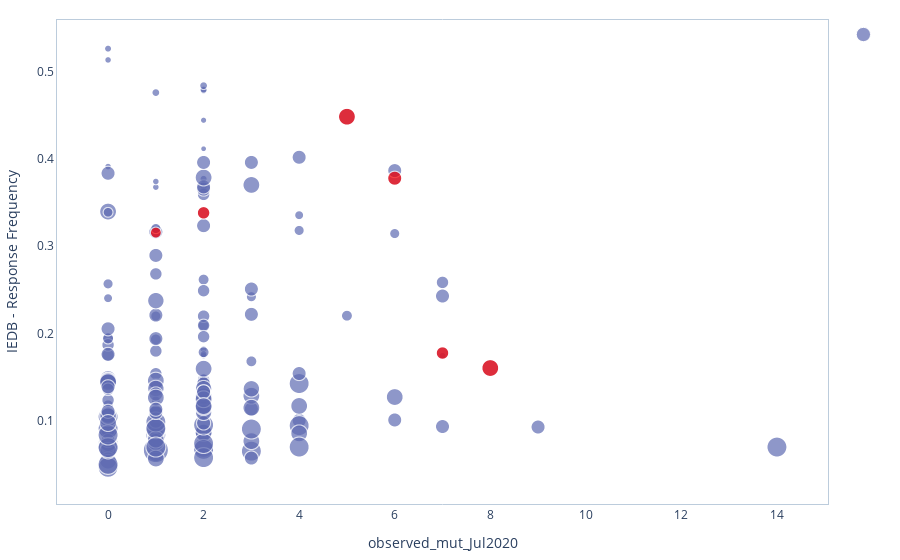
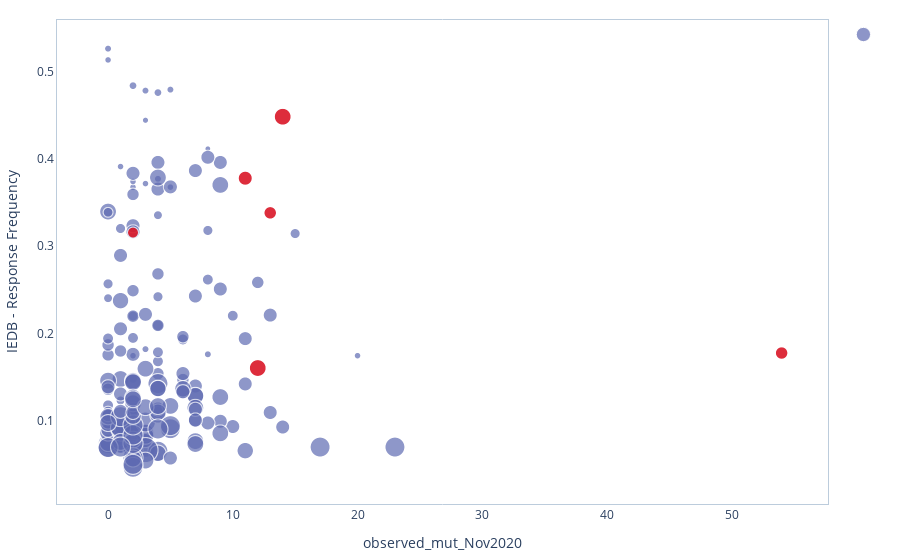
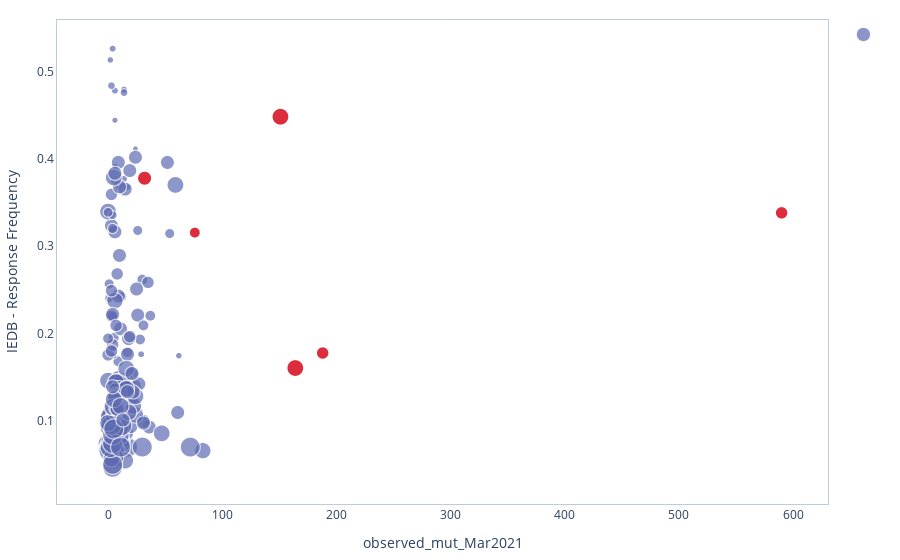

The code cell stored with these charts, in order, in its notebook:
### Markdown cell above
### GISAID and IEDB 
Same analysis, but using GISAD observed mutations instead of the DCA mutability score

### Code cell
# observed vs. epitope
prot = "Spike"
dom = "bCoV_S1_RBD"
df = read_dca_iedb_data(path_data = "./data/data_dca_iedb_RDB_domain.csv", protein = prot, domain = dom)

#positions mutated in VOCs or VOIs
list_pos_mutated_VOI_VOC = [417, 452, 477, 483, 484, 501]

score = 'observed_mut_Jul2020'
plot_dca_IEDB(df, score, list_pos = list_pos_mutated_VOI_VOC)
score = 'observed_mut_Nov2020'
plot_dca_IEDB(df, score, list_pos = list_pos_mutated_VOI_VOC)
score = 'observed_mut_Mar2021'
plot_dca_IEDB(df, score, list_pos = list_pos_mutated_VOI_VOC)

### Figure 1 — Plotly figure (JSON) as saved in the notebook; plotly's stock layout.template omitted (floating-point values rounded to 4 significant figures; data arrays with more than 128 entries replaced by an {"elided": "..."} marker saying what was removed)
{"data": [{"marker": {"color": "#5D69B1", "size": {"elided": "178 float values"}}, "mode": "markers", "name": "", "text": {"elided": "178 str values"}, "textfont": {"color": "#E58606"}, "textposition": "top right", "type": "scattergl", "uid": "4b3b4347-fdec-467b-8f1e-6f97bfe0c510", "x": {"elided": "178 int values"}, "y": {"elided": "178 float values"}}, {"marker": {"color": "red", "size": [11.11, 16.67, 12.5, 14.29, 16.67, 12.5]}, "mode": "markers", "showlegend": false, "text": ["wt: K417", "wt: L452", "wt: S477", "wt: V483", "wt: E484", "wt: N501"], "textfont": {"color": "#E58606"}, "textposition": "top right", "type": "scattergl", "uid": "d4b868d6-9446-4345-a914-6b253f126bb9", "x": [1, 8, 7, 6, 5, 2], "y": [0.3155, 0.1601, 0.1774, 0.378, 0.4485, 0.3382]}], "layout": {"legend": {"itemclick": "toggleothers", "itemdoubleclick": "toggle"}, "margin": {"b": 20, "l": 20, "r": 20, "t": 20}, "plot_bgcolor": "#FFF", "xaxis": {"linecolor": "#BCCCDC", "mirror": true, "showgrid": true, "title": {"text": "observed_mut_Jul2020"}}, "yaxis": {"linecolor": "#BCCCDC", "mirror": true, "showgrid": true, "title": {"text": "IEDB - Response Frequency"}}}}

### Figure 2 — Plotly figure (JSON) as saved in the notebook; plotly's stock layout.template omitted (floating-point values rounded to 4 significant figures; data arrays with more than 128 entries replaced by an {"elided": "..."} marker saying what was removed)
{"data": [{"marker": {"color": "#5D69B1", "size": {"elided": "178 float values"}}, "mode": "markers", "name": "", "text": {"elided": "178 str values"}, "textfont": {"color": "#E58606"}, "textposition": "top right", "type": "scattergl", "uid": "ae341a9e-b2bb-43f8-91f2-a9ae69bc0435", "x": {"elided": "178 int values"}, "y": {"elided": "178 float values"}}, {"marker": {"color": "red", "size": [11.11, 16.67, 12.5, 14.29, 16.67, 12.5]}, "mode": "markers", "showlegend": false, "text": ["wt: K417", "wt: L452", "wt: S477", "wt: V483", "wt: E484", "wt: N501"], "textfont": {"color": "#E58606"}, "textposition": "top right", "type": "scattergl", "uid": "29d4a597-d6d1-488c-bf5d-36ecce445967", "x": [2, 12, 54, 11, 14, 13], "y": [0.3155, 0.1601, 0.1774, 0.378, 0.4485, 0.3382]}], "layout": {"legend": {"itemclick": "toggleothers", "itemdoubleclick": "toggle"}, "margin": {"b": 20, "l": 20, "r": 20, "t": 20}, "plot_bgcolor": "#FFF", "xaxis": {"linecolor": "#BCCCDC", "mirror": true, "showgrid": true, "title": {"text": "observed_mut_Nov2020"}}, "yaxis": {"linecolor": "#BCCCDC", "mirror": true, "showgrid": true, "title": {"text": "IEDB - Response Frequency"}}}}

### Figure 3 — Plotly figure (JSON) as saved in the notebook; plotly's stock layout.template omitted (floating-point values rounded to 4 significant figures; data arrays with more than 128 entries replaced by an {"elided": "..."} marker saying what was removed)
{"data": [{"marker": {"color": "#5D69B1", "size": {"elided": "178 float values"}}, "mode": "markers", "name": "", "text": {"elided": "178 str values"}, "textfont": {"color": "#E58606"}, "textposition": "top right", "type": "scattergl", "uid": "578006cd-dd1a-42ac-86e6-0522a86d42b7", "x": {"elided": "178 int values"}, "y": {"elided": "178 float values"}}, {"marker": {"color": "red", "size": [11.11, 16.67, 12.5, 14.29, 16.67, 12.5]}, "mode": "markers", "showlegend": false, "text": ["wt: K417", "wt: L452", "wt: S477", "wt: V483", "wt: E484", "wt: N501"], "textfont": {"color": "#E58606"}, "textposition": "top right", "type": "scattergl", "uid": "4f1cbb11-30f0-4005-a87e-8fe35eab0886", "x": [76, 164, 188, 32, 151, 590], "y": [0.3155, 0.1601, 0.1774, 0.378, 0.4485, 0.3382]}], "layout": {"legend": {"itemclick": "toggleothers", "itemdoubleclick": "toggle"}, "margin": {"b": 20, "l": 20, "r": 20, "t": 20}, "plot_bgcolor": "#FFF", "xaxis": {"linecolor": "#BCCCDC", "mirror": true, "showgrid": true, "title": {"text": "observed_mut_Mar2021"}}, "yaxis": {"linecolor": "#BCCCDC", "mirror": true, "showgrid": true, "title": {"text": "IEDB - Response Frequency"}}}}
